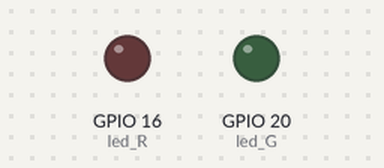
A program run on a simulated Raspberry Pi (BCM pin numbers). On the bench: output pins drawn as LEDs (lit = HIGH). What the program prints to the terminal is not drawn.

Above: at 0.1 s.
At 5.1 s:
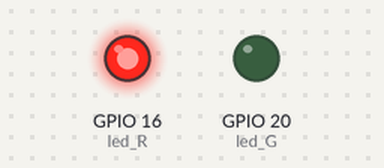
Timing chart, 0 to 6.6 s (numbered marks = the images above):
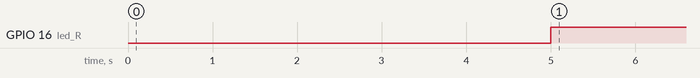

The program:

HC_SR501.py
```python
import RPi.GPIO as GPIO
import time

# 초록색 LED, 빨간색 LED, 센서 입력된 번호 설정
led_R = 16
led_G = 20
sensor = 12

GPIO.setmode(GPIO.BCM)

# LED 핀의 IN/OUT (입력/출력) 설정
GPIO.setup(led_R, GPIO.OUT)
GPIO.setup(led_G, GPIO.OUT)
GPIO.setup(sensor, GPIO.IN)

print("PIR Ready . . . . ")
time.sleep(5) # PIR 센서 준비 시간

try:
    while True:
        if GPIO.input(sensor) == 1: # 센서가 High(1) 출력
            GPIO.output(led_G, 1)
            GPIO.output(led_R, 0)
            print("Motion Detected")
            time.sleep(0.2)

        if GPIO.input(sensor) == 0: # 센서가 LOW(0) 출력
            GPIO.output(led_R, 1)
            GPIO.output(led_G, 0)
            time.sleep(0.2)
except KeyboardInterrupt:
    print("stopped by User")
    GPIO.cleanup()
```

Measured:
- by itself, GPIO 16 (led_R): LOW → HIGH at 5.0 s
